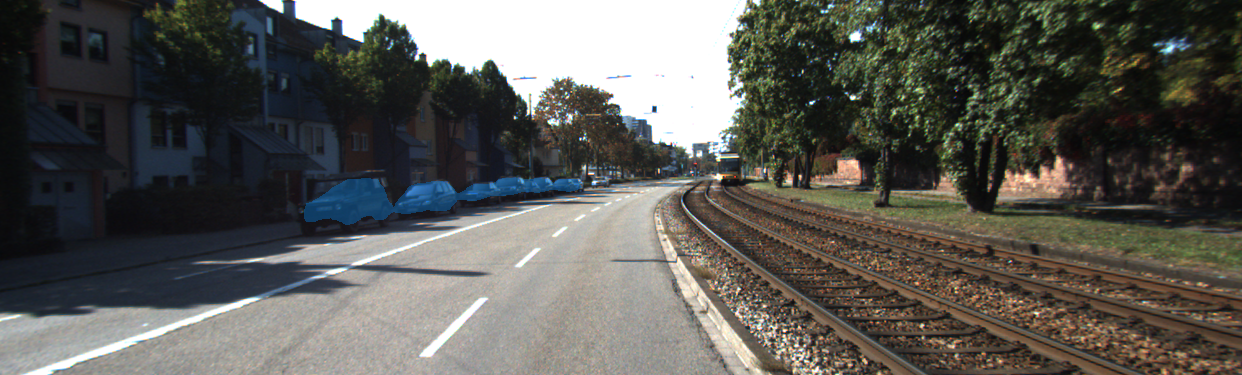
#> input picture data/img/kitti/origin/0000000000.png, 1242 x 375 px; its folder holds only this picture in this run
$ python reconstruction.py
#> lines starting #> are read from the running program, lines starting #| are printed output that depends on the picture
'''
reconstruction image using pcd and depth map
- input : pcd, image, depth map, calibration file
1. convert depth map to 3d points by calibration for each pixel
    - reference : https://github.com/mcordts/cityscapesScripts/blob/master/docs/csCalibration.pdf
                : https://github.com/mcordts/cityscapesScripts/blob/master/docs/Box3DImageTransform.ipynb
2. convert image data to point cloud using the depth value at each pixel
3. calculate loss between this image point cloud and pcd
4. remove noise
    - ground plane remove in lidar data
    - RANSAC
- output : ply file
'''

from PIL import Image
import cv2
import open3d
import numpy as np
import yaml
import math
import matplotlib.pyplot as plt
from tqdm.notebook import trange
import os
from glob import glob

# [6 lines left out: function checkintrinsic, not called in this run]

    # pltImg(originImg, dst)


def pltImg(img1, img2):
    plt.figure(figsize=(15,9))
    plt.subplot(1,2,1)
    plt.imshow(img1)
    plt.subplot(1,2,2)
    plt.imshow(img2)
    plt.show()


def parsing(calibrationFile, type='kitti'):
    if type != 'kitti':
        with open(calibrationFile, 'r') as c:
            calib = yaml.load(c, Loader=yaml.FullLoader)
    elif type == 'kitti':
        calib = dict()
        with open(calibrationFile, 'r') as c:
            lines = c.readlines()
            for line in lines:
                line = line.strip()
                keys, values = line.split(':', 1)
                calib[keys.strip()] = list(values.strip().split(' '))

    if type=='cityscapes':
        fx, fy, cx, cy = calib['intrinsic']['fx'], calib['fy'], calib['u0'], calib['v0']
        K = [
                fx, 0,  cx,
                0,  fy, cy,
                0,  0,  1
            ]

        RT = calib['extrinsic']

        baseline, pitch, roll, yaw, x, y, z = RT['baseline'], RT['pitch'], RT['roll'], RT['yaw'], RT['x'],RT['y'],RT['z']

        cy = math.cos(yaw)
        sy = math.sin(yaw)
        cp = math.cos(pitch)
        sp = math.sin(pitch)
        cr = math.cos(roll)
        sr = math.sin(roll)

        R = [
            cy*cp, cy*sp*sr - sy*cr, cy*sp*cr + sy*sr,
            sy * cp,  sy * sp * sr + cy * cr,    sy*sp*cr - cy * sr,
            -sp, cp * sr, cp * cr
            ].transpose()

        T = R * [x,y,z]

        return K, R, T
    elif type=='acelab':
        K = calib['camera']['front']['K']
        R = calib['camera']['front']['R']
        T = calib['camera']['front']['T']
        D = calib['camera']['front']['D']

        lidar_info = calib['lidar']


        return np.array(K, dtype=np.float32),np.array(R, dtype=np.float32),np.array(T, dtype=np.float32),np.array(D, dtype=np.float32)

    elif type=='kitti':
        K = np.array(calib['K_03'], dtype=np.float64).reshape(3,3)
        R = np.array(calib['R_03'], dtype=np.float64).reshape(3,3)
        T = np.array(calib['T_03'], dtype=np.float64).reshape(3,1)
        D = np.array(calib['D_03'], dtype=np.float64).reshape(1,5)
        P = np.array(calib['P_rect_03'], dtype=np.float64).reshape(3,4)

        return K,R,T,D


# 라이브러리로 point cloud 구하는 간단한 방법, 참고용
# [65 lines left out: functions tools, projection, not called in this run]


def reconstruction(pcdFile, originPath, depthPath, calibrationFile, datasetName):
    # 0. prepare info
#> called with pcdFile = 'gangnam_pcd/1656481494.537210464.pcd', originPath = 'data/img/kitti/origin/0000000000.png', depthPath = 'data/img/kitti/depth/0000000000.png', calibrationFile = 'data/img/kitti/origin', datasetName = 'kitti'
    TYPE = 2
    os.makedirs("ply/" + datasetName, exist_ok=True)
    save_path = "ply/" + datasetName + "/" + originPath.split('/')[-1].split('.')[0] + ".ply"

    ## pcd 데이터 불러오는 방법
    pcd = open3d.io.read_point_cloud(pcdFile)
    pcdNumpy = np.asarray(pcd.points)
    # print(pcd)
    # print(type(pcd))


    originImg = cv2.imread(originPath)
#> originImg is the input picture: shape (375, 1242, 3); mean B, G, R 84.9, 89.9, 90.8
    depthImg = np.asarray(Image.open(depthPath).convert('I'), dtype="uint16")
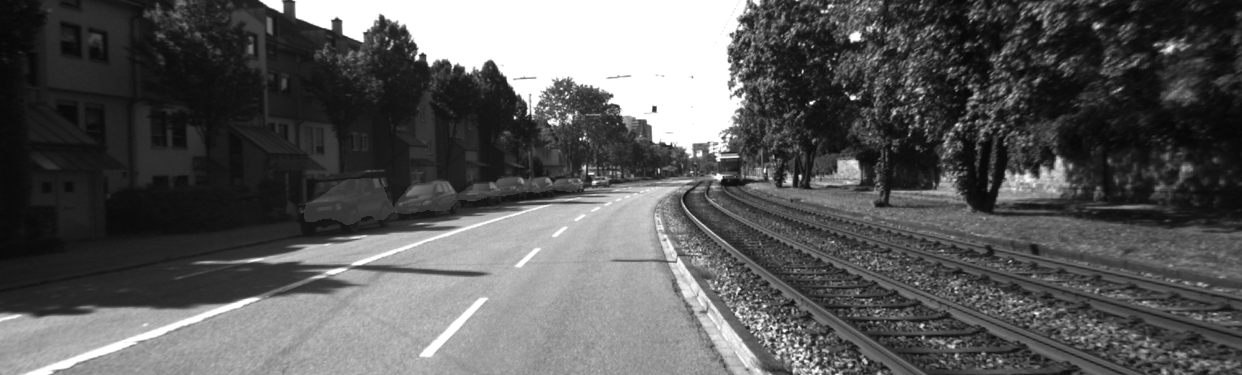
#> depthImg: shape (375, 1242) uint16; min 6, max 255, mean 89.6

    pltImg(originImg, depthImg)
#> in pltImg, `plt.show()`:
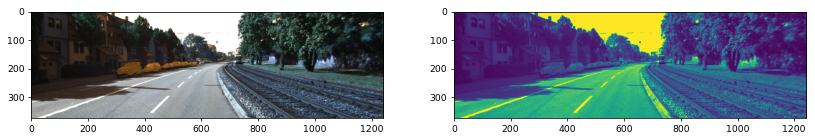
#> figure drawn by matplotlib, 2 panels; B, G, R data is drawn as R, G, B

    K,R,T,D = parsing(calibrationFile, datasetName)

    # check calibration matrix
    checkintrinsic(K,R,T,D, originImg)

    # 1. convert depth map to 3d points by calibration for each pixel
    points, colors = projection(K, R, T, originImg, depthImg)

    print(points[:5], "\n")


    # convert numpy to Open3D
    print("converting finish")

    pcd = open3d.geometry.PointCloud()

    pcd.points = open3d.utility.Vector3dVector(points)
    pcd.colors = open3d.utility.Vector3dVector(colors / 255.)

    ## visualization
    open3d.visualization.draw_geometries([pcd],
                                  window_name='open3d',
                                  zoom=0.3412,
                                  front=[0.4257, -0.2125, -0.8795],
                                  lookat=[2.6172, 2.0475, 1.532],
                                  up=[-0.0694, -0.9768, 0.2024])

    # save file
    open3d.io.write_point_cloud(save_path, pcd)


# [46 lines left out: function pcd_fov, not called in this run]


if __name__ == "__main__":
    pcd = "gangnam_pcd/1656481494.537210464.pcd"
    datasetName = 'kitti'
    img_paths = sorted(glob("data/img/"+datasetName+"/origin/*"), key = lambda x : x.split('/')[-1])

    for i,img_path in enumerate(img_paths):
        print(f"\n\n{i} th converting.. {img_path.split('/')[-1]}")
        originPath = img_path
        depthPath = img_path.replace('origin', 'depth')
        calibrationFile = glob("config/" + datasetName + "/*")[0]

        # tools(originPath, depthPath, calibrationFile)
#> (the run stopped early here; a loop or call above may not have finished)

$ run again, on data/img/kitti/origin/0000000004.png
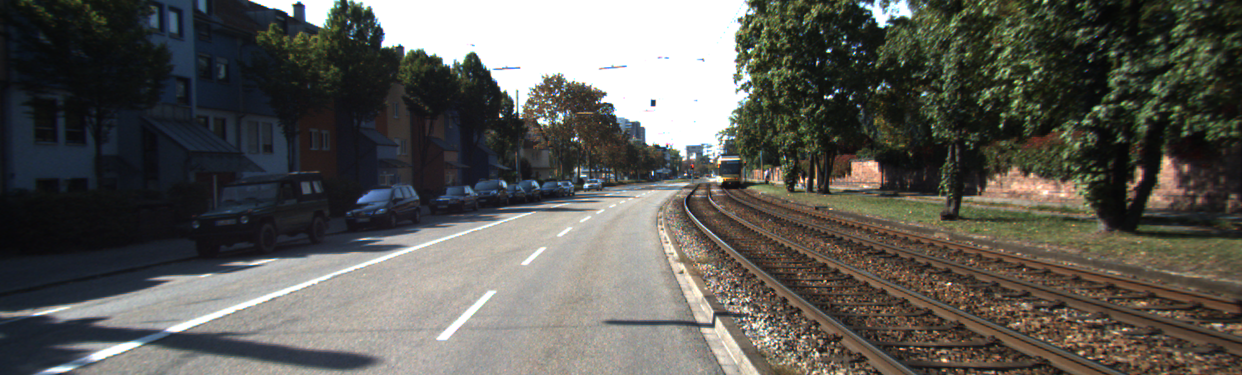
#> input picture data/img/kitti/origin/0000000004.png, 1242 x 375 px
#> in reconstruction, originImg is the input picture: shape (375, 1242, 3); mean B, G, R 84.8, 90.2, 91.4
#> in reconstruction, `depthImg = np.asarray(Image.open(depthPath).convert('I'), dtype="uint1..`:
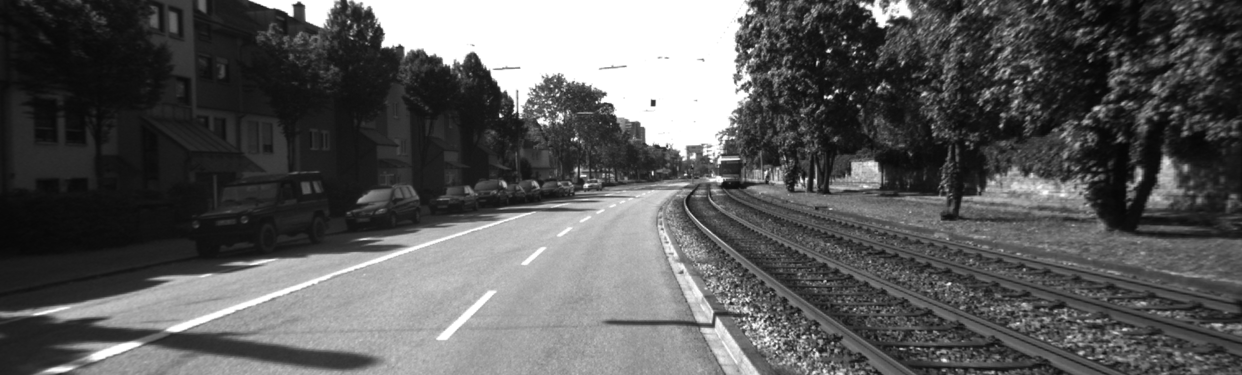
#> depthImg: shape (375, 1242) uint16; min 6, max 255, mean 89.9
#> in pltImg, `plt.show()`:
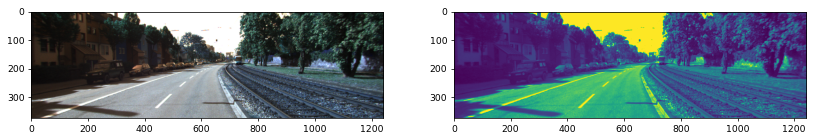
#> figure drawn by matplotlib, 2 panels; B, G, R data is drawn as R, G, B

$ run again, on data/img/kitti/origin/0000000006.png
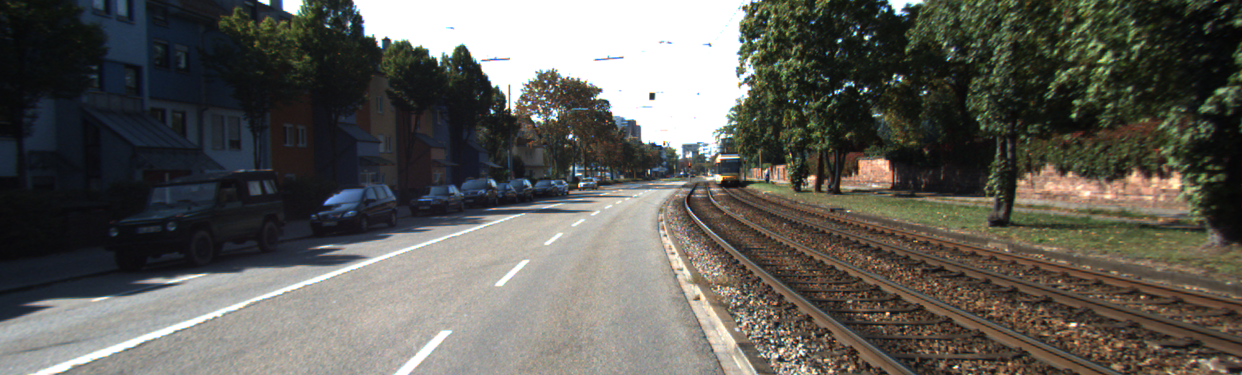
#> input picture data/img/kitti/origin/0000000006.png, 1242 x 375 px
#> in reconstruction, originImg is the input picture: shape (375, 1242, 3); mean B, G, R 86.5, 92.5, 93.8
#> in reconstruction, `depthImg = np.asarray(Image.open(depthPath).convert('I'), dtype="uint1..`:
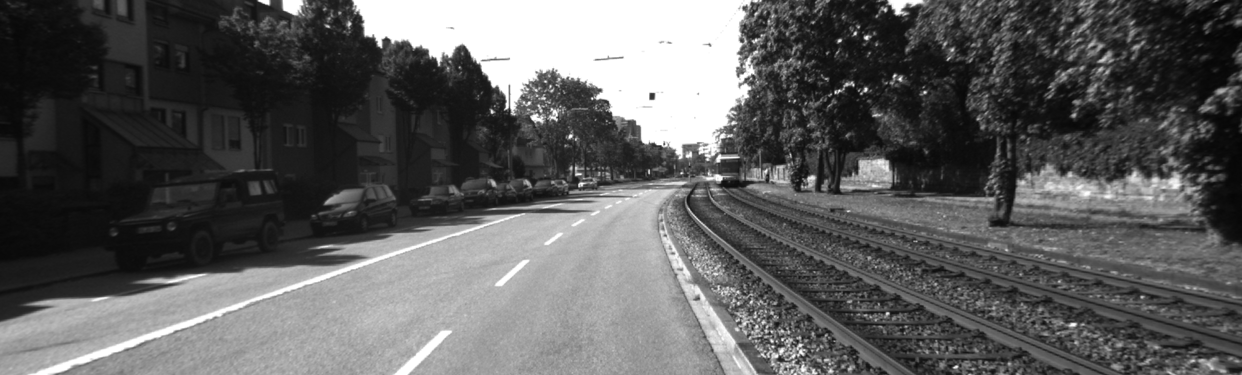
#> depthImg: shape (375, 1242) uint16; min 5, max 255, mean 92.2
#> in pltImg, `plt.show()`:
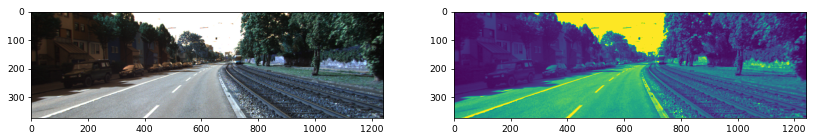
#> figure drawn by matplotlib, 2 panels; B, G, R data is drawn as R, G, B

$ run again, on data/img/kitti/origin/0000000001.png
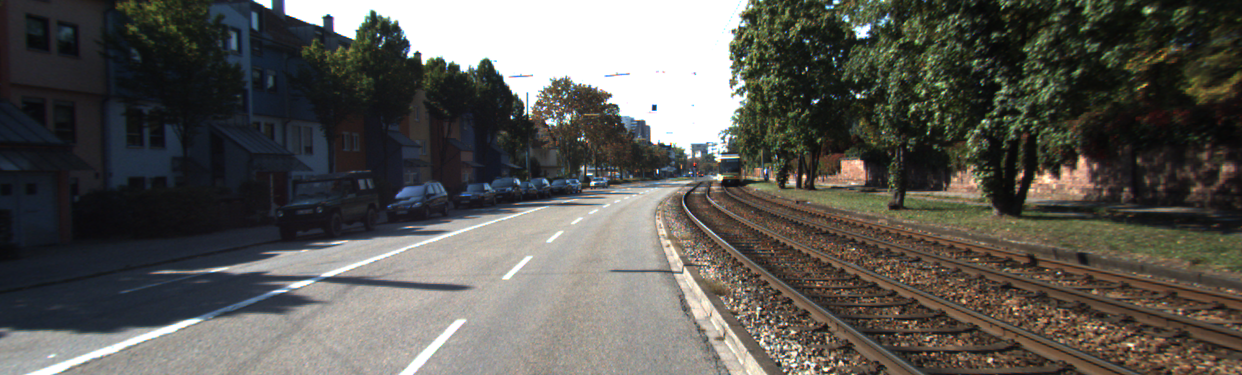
#> input picture data/img/kitti/origin/0000000001.png, 1242 x 375 px
#> in reconstruction, originImg is the input picture: shape (375, 1242, 3); mean B, G, R 83.5, 88.6, 90.3
#> in reconstruction, `depthImg = np.asarray(Image.open(depthPath).convert('I'), dtype="uint1..`:
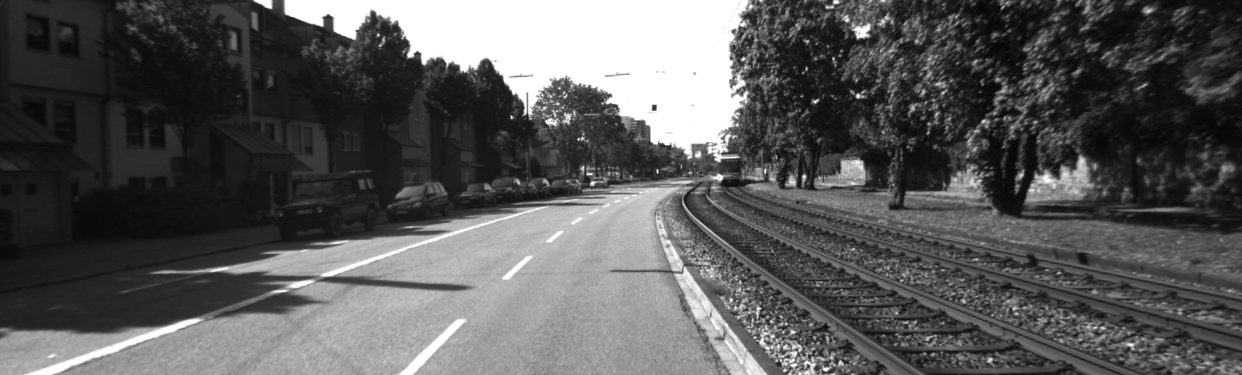
#> depthImg: shape (375, 1242) uint16; min 5, max 255, mean 88.5
#> in pltImg, `plt.show()`:
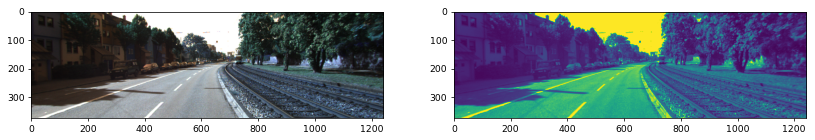
#> figure drawn by matplotlib, 2 panels; B, G, R data is drawn as R, G, B
